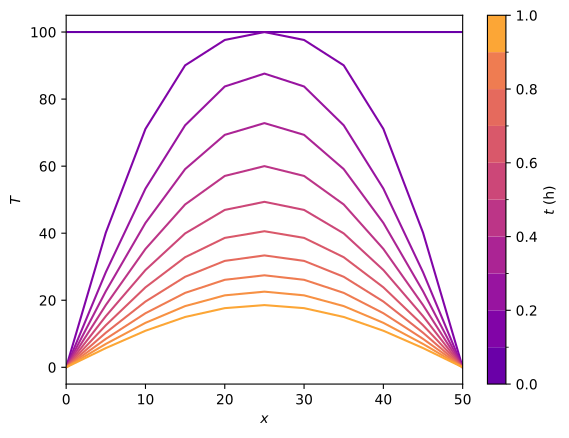

Generate this figure with Python:
import numpy as np
from matplotlib.pyplot import subplots
from cmasher import get_sub_cmap
from matplotlib.colors import BoundaryNorm
from matplotlib.colorizer import Colorizer, ColorizingArtist

def ftcs_step(T, r, step):
    T[step+1, 1:-1] = T[step, 1:-1] + r * (T[step, 2:] + T[step, :-2] - 2*T[step, 1:-1])
    return T

length = 50
conductivity = .12
specific_heat = .113
density = 7.8
timelength = 1

dx = 5
N = 1 + int(length/dx)
xlin = np.linspace(0, length, N)

dt = .02
timesteps = 1 + int(timelength/dt)

r = (conductivity/specific_heat/density) * dt*3600 / dx**2

T_initial = np.zeros((timesteps, N))
T_initial[0, :] = 100

T_step = T_initial.copy()
for timestep in range(timesteps-1):
    T_step = ftcs_step(T_step, r, timestep)
    T_step[timestep+1, 0], T_step[timestep+1, -1] = 0, 0

fig, ax = subplots()

ts = np.arange(timesteps)[::5]
cmap = get_sub_cmap("plasma", .2, .8, N=len(ts))
for t, c in zip(ts, cmap.colors):
    ax.plot(xlin, T_step[t, :], ls="solid", color=c)

ax.set_xlim(left=np.min(xlin), right=np.max(xlin))

ax.set_xlabel(r"$x$")
ax.set_ylabel(r"$T$")

bounds = ts*dt
norm = BoundaryNorm(bounds, cmap.N)
colorizer = Colorizer(norm=norm, cmap=cmap)

fig.colorbar(ColorizingArtist(colorizer), ax=ax, orientation="vertical", location="right", label=r"$t$ (h)")

fig.savefig("numerical-methods/xabier/extras/steel_bar.pdf", bbox_inches="tight")
